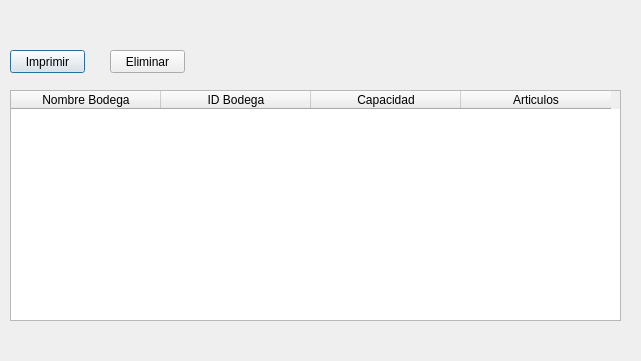
<?xml version="1.0" encoding="UTF-8"?>
<ui version="4.0">
 <class>VerBodegaDialog</class>
 <widget class="QDialog" name="VerBodegaDialog">
  <property name="geometry">
   <rect>
    <x>0</x>
    <y>0</y>
    <width>641</width>
    <height>361</height>
   </rect>
  </property>
  <property name="windowTitle">
   <string>Dialog</string>
  </property>
  <widget class="QTableWidget" name="tableWidget">
   <property name="geometry">
    <rect>
     <x>10</x>
     <y>90</y>
     <width>611</width>
     <height>231</height>
    </rect>
   </property>
   <attribute name="horizontalHeaderDefaultSectionSize">
    <number>150</number>
   </attribute>
   <column>
    <property name="text">
     <string>Nombre Bodega</string>
    </property>
   </column>
   <column>
    <property name="text">
     <string>ID Bodega</string>
    </property>
   </column>
   <column>
    <property name="text">
     <string>Capacidad</string>
    </property>
   </column>
   <column>
    <property name="text">
     <string>Articulos</string>
    </property>
   </column>
  </widget>
  <widget class="QPushButton" name="pushButton_agregar">
   <property name="geometry">
    <rect>
     <x>10</x>
     <y>50</y>
     <width>75</width>
     <height>23</height>
    </rect>
   </property>
   <property name="text">
    <string>Imprimir</string>
   </property>
  </widget>
  <widget class="QPushButton" name="pushButton_agregar_2">
   <property name="geometry">
    <rect>
     <x>110</x>
     <y>50</y>
     <width>75</width>
     <height>23</height>
    </rect>
   </property>
   <property name="text">
    <string>Eliminar</string>
   </property>
  </widget>
 </widget>
 <resources/>
 <connections/>
</ui>
